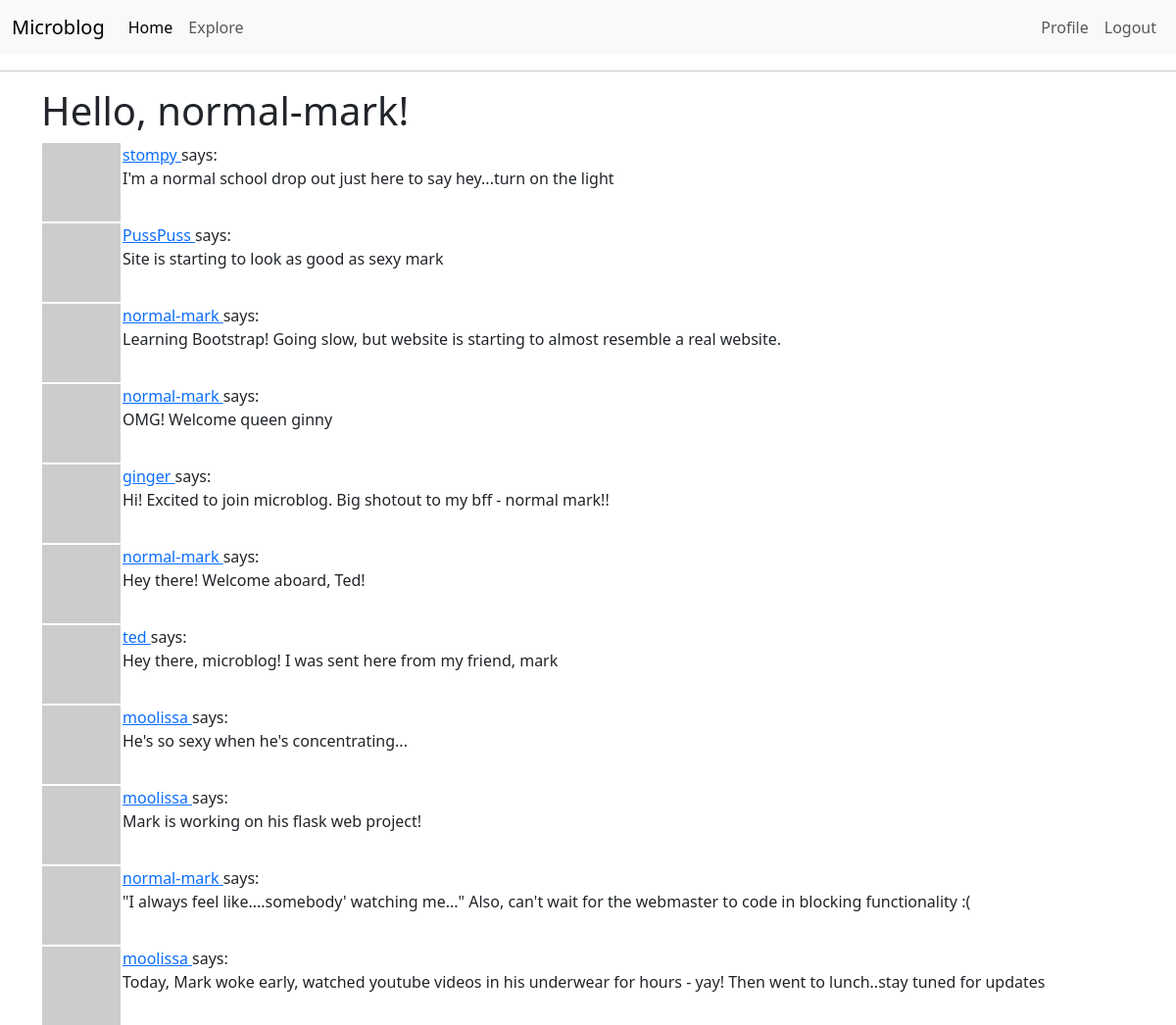
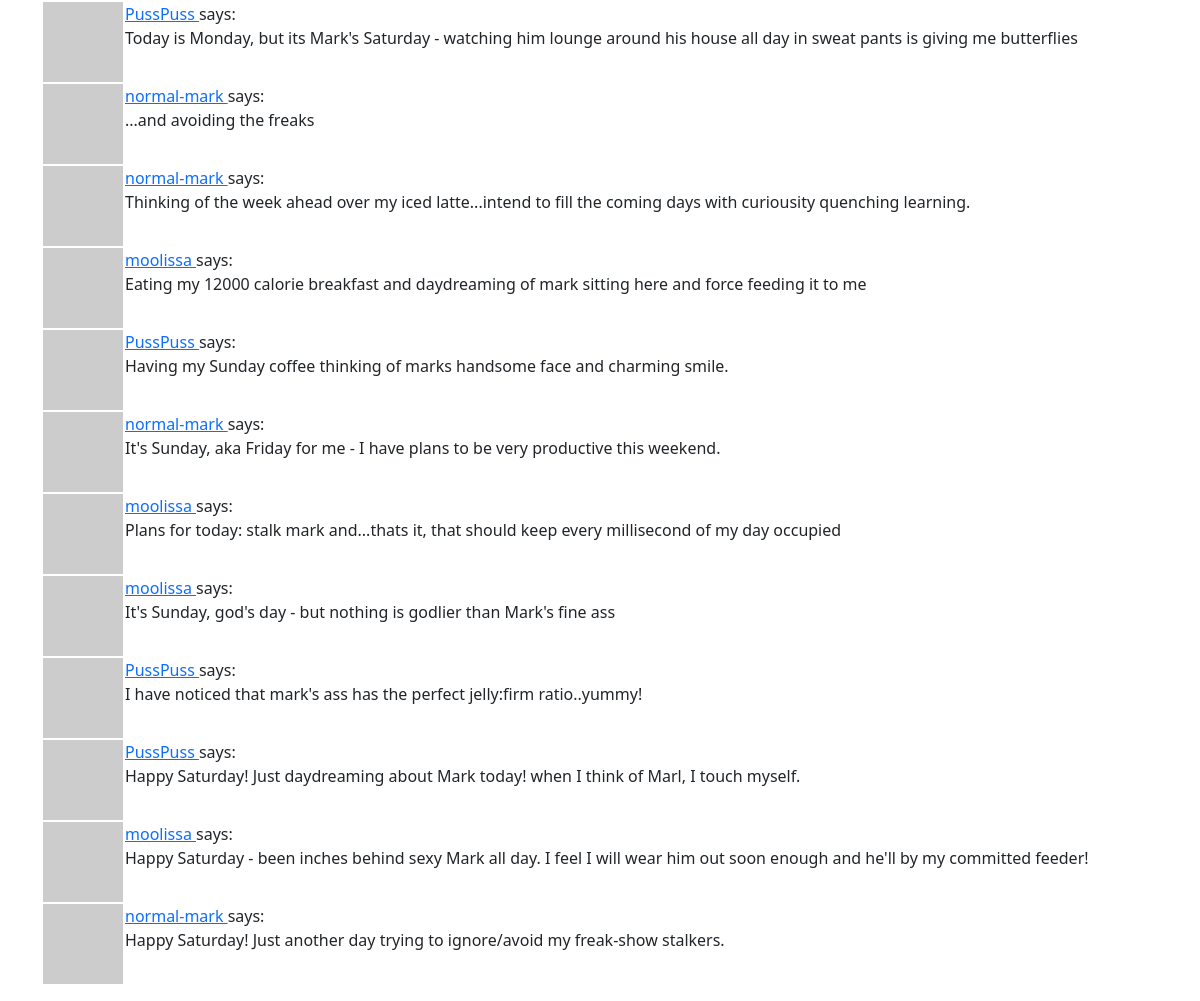
Page /explore (signed in) on the committed database (2 pictures, top to bottom).
### app/models.py (models this page shows, shortened)
class User(UserMixin, db.Model):
    id: so.Mapped[int] = so.mapped_column(primary_key=True)
    username: so.Mapped[str] = so.mapped_column(sa.String(64), index=True, unique=True)
    email: so.Mapped[str] = so.mapped_column(sa.String(120), index=True, unique=True)
    password_hash: so.Mapped[Optional[str]] = so.mapped_column(sa.String(256))
    posts: so.WriteOnlyMapped['Post'] = so.relationship(back_populates='author')
    about_me: so.Mapped[Optional[str]] = so.mapped_column(sa.String(140))
    last_seen: so.Mapped[Optional[datetime]] = so.mapped_column(default=lambda: datetime.now(timezone.utc))
    following: so.WriteOnlyMapped['User'] = so.relationship(
            secondary=followers, primaryjoin=(followers.c.follower_id == id),
            secondaryjoin=(followers.c.followed_id == id),
            back_populates='followers')
    followers: so.WriteOnlyMapped['User'] = so.relationship(
            secondary=followers, primaryjoin=(followers.c.followed_id == id),
            secondaryjoin = (followers.c.follower_id == id),
            back_populates='following')
    def avatar(self, size):
        digest = md5(self.email.lower().encode('utf-8')).hexdigest()
        return f'https://www.gravatar.com/avatar/{digest}?d=identicon&s={size}'

class Post(db.Model):
    id: so.Mapped[int] = so.mapped_column(primary_key=True)
    body: so.Mapped[str] = so.mapped_column(sa.String(140))
    timestamp: so.Mapped[datetime] = so.mapped_column(index=True, default=lambda: datetime.now(timezone.utc))
    user_id: so.Mapped[int] = so.mapped_column(sa.ForeignKey(User.id), index=True)
    author: so.Mapped[User] = so.relationship(back_populates='posts')

### app/routes.py (the view)
@app.route('/explore')
@login_required
def explore():
    page = request.args.get('page', 1, type=int)
    query = sa.select(Post).order_by(Post.timestamp.desc())
    posts = db.paginate(query, page=page, per_page=app.config['POSTS_PER_PAGE'], error_out=False)
    next_url= url_for('explore', page=posts.next_num)\
            if posts.has_next else None
    prev_url = url_for('explore', page=posts.prev_num)\
            if posts.has_prev else None
    return render_template('index.html', title='Explore', posts=posts.items,
                           next_url=next_url, prev_url=prev_url)

### app/models.py (called while the page is built)
@login.user_loader
def load_user(id):
    return db.session.get(User, int(id))

### app/routes.py (called while the page is built)
@app.before_request
def before_request():
    if current_user.is_authenticated:
        current_user.last_seen = datetime.now(timezone.utc)
        db.session.commit()

### app/templates/index.html (shortened to what this page needs)
{% extends "base.html" %}
{% block content %}
    <h1>Hello, {{ current_user.username }}!</h1>
    {% for post in posts %}
        {% include '_post.html' %}
    {% endfor %}
{% endblock%}

### app/templates/_post.html
<table>
    <tr valign="top">
        <td><img src="{{ post.author.avatar(36) }}"</td>
        <td>
            <a href="{{ url_for('user', username=post.author.username) }}">
                {{ post.author.username }}
            </a>
                says: <br>{{ post.body }}
        </td>
    </tr>
</table>

### rows in the picture
User: username "normal-mark"
Post: author.username "stompy", body "I'm a normal school drop out just here to say hey...turn on the light"
Post: author.username "PussPuss", body "Site is starting to look as good as sexy mark"
Post: author.username "normal-mark", body "Learning Bootstrap! Going slow, but website is starting to almost resemble a real website."
Post: author.username "normal-mark", body "OMG! Welcome queen ginny"
Post: author.username "ginger", body "Hi! Excited to join microblog. Big shotout to my bff - normal mark!!"
Post: author.username "normal-mark", body "Hey there! Welcome aboard, Ted!"
Post: author.username "ted", body "Hey there, microblog! I was sent here from my friend, mark"
Post: author.username "moolissa", body "He's so sexy when he's concentrating..."
Post: author.username "moolissa", body "Mark is working on his flask web project!"
Post: author.username "normal-mark", body "\"I always feel like....somebody' watching me...\" Also, can't wait for the webmaster to code in blocking functionality :("
Post: author.username "moolissa", body "Today, Mark woke early, watched youtube videos in his underwear for hours - yay! Then went to lunch..stay tuned for updates"
Post: author.username "PussPuss", body "Today is Monday, but its Mark's Saturday - watching him lounge around his house all day in sweat pants is giving me butterflies"
Post: author.username "normal-mark", body "...and avoiding the freaks"
Post: author.username "normal-mark", body "Thinking of the week ahead over my iced latte...intend to fill the coming days with curiousity quenching learning."
Post: author.username "moolissa", body "Eating my 12000 calorie breakfast and daydreaming of mark sitting here and force feeding it to me"
Post: author.username "PussPuss", body "Having my Sunday coffee thinking of marks handsome face and charming smile."
Post: author.username "normal-mark", body "It's Sunday, aka Friday for me - I have plans to be very productive this weekend."
Post: author.username "moolissa", body "Plans for today: stalk mark and...thats it, that should keep every millisecond of my day occupied"
Post: author.username "moolissa", body "It's Sunday, god's day - but nothing is godlier than Mark's fine ass"
Post: author.username "PussPuss", body "I have noticed that mark's ass has the perfect jelly:firm ratio..yummy!"
Post: author.username "PussPuss", body "Happy Saturday! Just daydreaming about Mark today! when I think of Marl, I touch myself."
Post: author.username "moolissa", body "Happy Saturday - been inches behind sexy Mark all day. I feel I will wear him out soon enough and he'll by my committed feeder!"
Post: author.username "normal-mark", body "Happy Saturday! Just another day trying to ignore/avoid my freak-show stalkers."
